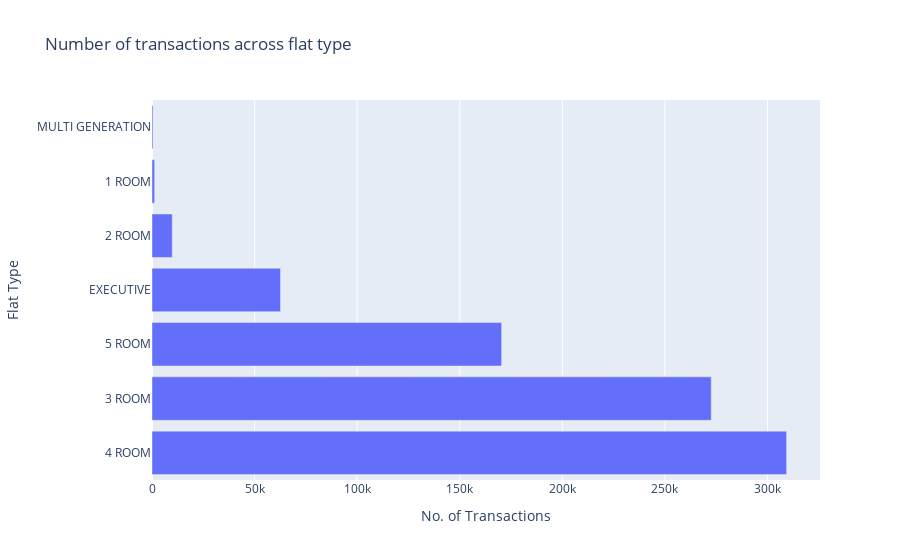

The notebook cell this image was saved under:
### Code cell
import plotly.express as px

group_df = prices.groupby('flat_type')['month'].agg('count').reset_index()
group_df = group_df.rename(columns = {'month':'No_of_Transactions'})
group_df = group_df.sort_values(by = 'No_of_Transactions', ascending = False)

# plot horizontal bar chart
fig = px.bar(group_df, y = 'flat_type', x = 'No_of_Transactions', title = 'Number of transactions for each flat type',
            orientation = 'h')

fig.update_layout(
    title="Number of transactions across flat type",
    xaxis_title="No. of Transactions",
    yaxis_title="Flat Type",
)

fig.show()

### Figure 1 — Plotly figure (JSON) as saved in the notebook; plotly's stock layout.template omitted (floating-point values rounded to 4 significant figures)
{"data": [{"alignmentgroup": "True", "hoverlabel": {"namelength": 0}, "hovertemplate": "No_of_Transactions=%{x}<br>flat_type=%{y}", "legendgroup": "", "marker": {"color": "#636efa"}, "name": "", "offsetgroup": "", "orientation": "h", "showlegend": false, "textposition": "auto", "type": "bar", "x": [309314, 272580, 170408, 62641, 9863, 1273, 502], "xaxis": "x", "y": ["4 ROOM", "3 ROOM", "5 ROOM", "EXECUTIVE", "2 ROOM", "1 ROOM", "MULTI GENERATION"], "yaxis": "y"}], "layout": {"barmode": "relative", "legend": {"tracegroupgap": 0}, "title": {"text": "Number of transactions across flat type"}, "xaxis": {"anchor": "y", "domain": [0, 1], "title": {"text": "No. of Transactions"}}, "yaxis": {"anchor": "x", "domain": [0, 1], "title": {"text": "Flat Type"}}}}
